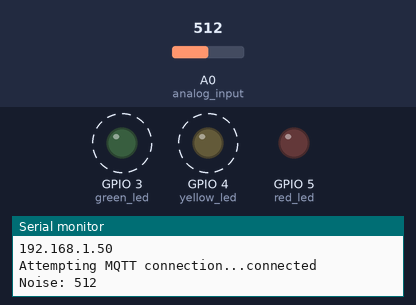
This sketch was run on a simulated ESP8266 (NodeMCU). On the bench: output pins drawn as LEDs (lit = HIGH), the last lines printed to the serial monitor. Dashed ring = blinking. Inputs (shaded band) come from the test bench; at power-on: A0 (analog_input) = 512. WiFi joins after 1.5 s; servers stay silent unless stated; no MQTT or app messages arrive unless stated.

Above: at 2.7 s.
2.8 s: A0 (analog_input) set to 686
8.8 s: A0 (analog_input) set to 700
At 9.6 s:
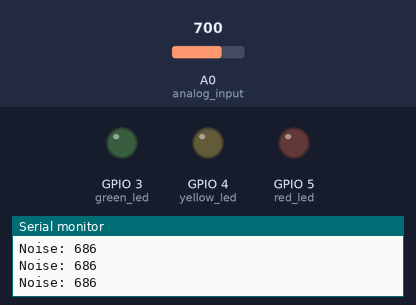
10.3 s: A0 (analog_input) set to 716
At 12.4 s:
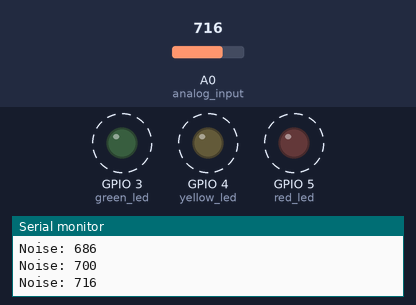
16.3 s: A0 (analog_input) set to 291
At 19.5 s:
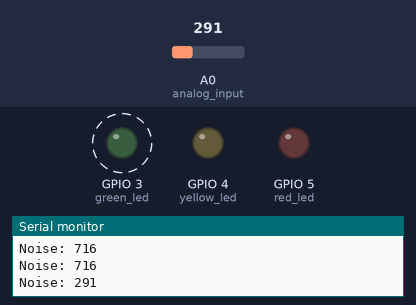
Timing chart, 0 to 30.3 s (numbered marks = the images above; inputs shaded):
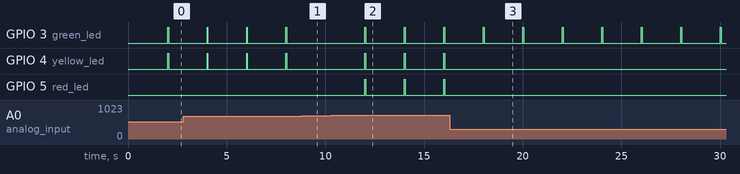

Measured:
- the behaviour switches between 699 and 700 on A0 (analog_input) (found by bisection; images 0 and 1)
- after the input at 8.8 s, GPIO 3 (green_led), GPIO 4 (yellow_led): stays LOW (without the input it goes to HIGH after 1.2 s)
- after the input at 10.3 s, GPIO 3 (green_led), GPIO 4 (yellow_led), GPIO 5 (red_led): alternates HIGH for 0.05 s and LOW for 2.0 s, starting after 1.7 s
- after the input at 16.3 s, GPIO 4 (yellow_led), GPIO 5 (red_led): stops changing and stays LOW
- by itself, GPIO 3 (green_led), GPIO 4 (yellow_led): alternates HIGH for 0.05 s and LOW for 2.0 s

The sketch:

3-ky038.ino
```cpp
/*
 * DBLab - DBServer
 *
 * Oficina prática de Internet das Coisas
 *
 * 05/2018
 */
#include "ESP8266PubSubClient.h"

#define BAUD_RATE 9600
#define MESSAGE_MAX_SIZE 50
#define OUTPUT_PIN 2

ESP8266PubSubClient client;
char msg[MESSAGE_MAX_SIZE];
int value = 0;
long lastMsg = 0;

//Definicao pinos leds
int green_led = 3;
int yellow_led = 4;
int red_led = 5;

//Definicao pinos sensor
int analog_input = A0;
//int digital_input = D0;

int intensity = 0;

// Callback function for incoming messages
void callback(char *topic, byte *payload, unsigned int length)
{
  Serial.print("Message arrived [");
  Serial.print(topic);
  Serial.print("] ");
  for (int i = 0; i < length; i++)
  {
    Serial.print((char)payload[i]);
  }
  Serial.println();

  // Switch on the LED if an 1 was received as first character
  if ((char)payload[0] == '1')
  {
    digitalWrite(OUTPUT_PIN, LOW); // Turn the LED on (LOW is the voltage level)
    // but actually the LED is on; this is because
    // it is acive low on the ESP-01)
  }
  else
  {
    digitalWrite(OUTPUT_PIN, HIGH); // Turn the LED off (HIGH is the voltage level)
  }
}

void setup()
{
  // Setup serial port baud rate
  Serial.begin(BAUD_RATE);

  // Define leds as output
  pinMode(green_led, OUTPUT);
  pinMode(yellow_led, OUTPUT);
  pinMode(red_led, OUTPUT);

  // Define sensor as input
  pinMode(analog_input, INPUT);
  //pinMode(digital_input, INPUT);

  // Setup mqtt client
  client.setup();

  // Setup mqtt callback function for incoming messages
  client.setCallback(callback);
}

void loop()
{
  if (!client.connected())
  {
    client.reconnect();
  }
  client.loop();

  long now = millis();

  if (now - lastMsg > 2000)
  {
    lastMsg = now;
    ++value;

    intensity = analogRead(analog_input);

    snprintf(msg, MESSAGE_MAX_SIZE, "Noise: %ld", intensity);

    Serial.println(msg);
    client.publish(MQTT_OUT_TOPIC, msg);

    // Low Intensity
    if (intensity > 20 && intensity < 300)
    {
      digitalWrite(green_led, HIGH);
      digitalWrite(yellow_led, LOW);
      digitalWrite(red_led, LOW);
    }

    // Mediun Intensity
    if (intensity > 301 && intensity < 700)
    {
      digitalWrite(green_led, HIGH);
      digitalWrite(yellow_led, HIGH);
      digitalWrite(red_led, LOW);
    }

    // High Intensity
    if (intensity > 701)
    {
      digitalWrite(green_led, HIGH);
      digitalWrite(yellow_led, HIGH);
      digitalWrite(red_led, HIGH);
    }

    delay(50);

    // Turn off all leds
    digitalWrite(green_led, LOW);
    digitalWrite(yellow_led, LOW);
    digitalWrite(red_led, LOW);
  }
}
```

ESP8266PubSubClient.cpp
```cpp
  /*
 * DBLab - DBServer
 *
 * Oficina prática de Internet das Coisas
 *
 * 05/2018
 */

/* ------------------- ESP8266PubSubClient_CLASS ------------------- */
#include "ESP8266PubSubClient.h"

ESP8266PubSubClient::ESP8266PubSubClient(){
  pubSubClient = new PubSubClient(wifiClient);
}

// Setup function runs once when you press reset or power the board
void ESP8266PubSubClient::setup() {
  // Initialize WIFI Module
  setup_wifi();

  // Setup mqtt server host and port
  ((ESP8266PubSubClient*)this)->pubSubClient->setServer(mqtt_server, mqtt_server_port);
}

// Setup PubSubClient Callback Function
void ESP8266PubSubClient::setCallback(MQTT_CALLBACK_SIGNATURE) {
  ((ESP8266PubSubClient*)this)->pubSubClient->setCallback(callback);
}

// Publish messages
boolean ESP8266PubSubClient::publish(const char* topic, const char* payload) {
  return ((ESP8266PubSubClient*)this)->pubSubClient->publish(topic, payload);
}

// Initialize WIFI Module
void ESP8266PubSubClient::setup_wifi(){
  delay(10);
  // We start by connecting to a WiFi network
  Serial.println();
  Serial.print("Connecting to ");
  Serial.println(ssid);

  WiFi.begin(ssid, password);

  while (WiFi.status() != WL_CONNECTED) {
    delay(500);
    Serial.print(".");
  }

  Serial.println("");
  Serial.println("WiFi connected");
  Serial.println("IP address: ");
  Serial.println(WiFi.localIP());
}

// Function used to test connection
int ESP8266PubSubClient::connected() {
  return ((ESP8266PubSubClient*)this)->pubSubClient->connected();
}

// Function used to reconnect
void ESP8266PubSubClient::reconnect() {
  // Loop until we're reconnected
  while (!((ESP8266PubSubClient*)this)->pubSubClient->connected()) {
    Serial.print("Attempting MQTT connection...");
    // Attempt to connect
    if (((ESP8266PubSubClient*)this)->pubSubClient->connect(MQTT_CLIENT_ID)) {
      Serial.println("connected");
      // Once connected, publish an announcement...
      ((ESP8266PubSubClient*)this)->pubSubClient->publish(MQTT_OUT_TOPIC, "hello world");
      // ... and resubscribe
      ((ESP8266PubSubClient*)this)->pubSubClient->subscribe(MQTT_IN_TOPIC);
    } else {
      Serial.print("failed, rc=");
      Serial.print(((ESP8266PubSubClient*)this)->pubSubClient->state());
      Serial.println(" try again in 5 seconds");
      // Wait 5 seconds before retrying
      delay(5000);
    }
  }
}

void ESP8266PubSubClient::loop() {
    ((ESP8266PubSubClient*)this)->pubSubClient->loop();
}
```

ESP8266PubSubClient.h
```cpp
/*
 * DBLab - DBServer
 *
 * Oficina prática de Internet das Coisas
 *
 * 05/2018
 */

/* ------------------- ESP8266PubSubClient_CLASS ------------------- */
#include <ESP8266WiFi.h>
#include <PubSubClient.h>

#define MQTT_IN_TOPIC "/dblab/hands-on/mqtt/esp8266/sensor/ky038/in"
#define MQTT_OUT_TOPIC "/dblab/hands-on/mqtt/esp8266/gateway/in"
#define MQTT_CLIENT_ID "ESP8266KY038"

#ifdef ESP8266
#include <functional>
#define MQTT_CALLBACK_SIGNATURE std::function<void(char*, uint8_t*, unsigned int)> callback
#else
#define MQTT_CALLBACK_SIGNATURE void (*callback)(char*, uint8_t*, unsigned int)
#endif

class ESP8266PubSubClient
{
    public:
        ESP8266PubSubClient();
        // Setup PubSubClient
        void setup();
        // Initialize WIFI Module
        void setup_wifi();
        // Set callback function for incoming messages
        void setCallback(MQTT_CALLBACK_SIGNATURE);
        // Publish messages
        boolean publish(const char* topic, const char* payload);
        // Function used to test connection
        int connected();
        // Function used to reconnect WIFI Module
        void reconnect();
        // Loop Function
        void loop();
    private:
        // Update these with values suitable for your network.
        const char* ssid = "DBDevices";
        const char* password = "!mP@db@dM";
        const char* mqtt_server = "192.168.10.18";
        const int mqtt_server_port = 31223;
        WiFiClient wifiClient;
        PubSubClient* pubSubClient;

};

//#endif
```
